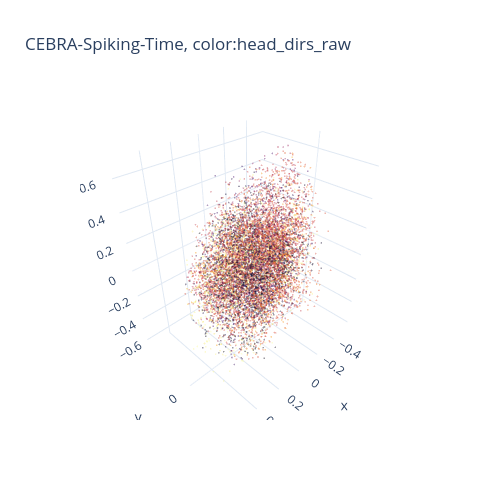

This figure's notebook cell:
### Code cell
fig = cebra.integrations.plotly.plot_embedding_interactive(SP_time_embedding, embedding_labels=bin_head_dir, title = "CEBRA-Spiking-Time, color:head_dirs_raw", cmap = "inferno")
fig.show()

### Figure 1 — Plotly figure (JSON) as saved in the notebook; plotly's stock layout.template omitted (floating-point values rounded to 4 significant figures; data arrays with more than 128 entries replaced by an {"elided": "..."} marker saying what was removed)
{"data": [{"marker": {"color": {"elided": "10235 float values"}, "colorscale": [[0, "rgb(0, 0, 3)"], [0.1, "rgb(22, 11, 57)"], [0.2, "rgb(65, 9, 103)"], [0.3, "rgb(106, 23, 110)"], [0.4, "rgb(147, 37, 103)"], [0.5, "rgb(187, 55, 84)"], [0.6, "rgb(220, 80, 57)"], [0.7, "rgb(243, 119, 25)"], [0.8, "rgb(251, 164, 10)"], [0.9, "rgb(245, 215, 69)"], [1, "rgb(252, 254, 164)"]], "opacity": 0.4, "size": 1}, "mode": "markers", "name": "[-2.41354314 -2.41354314 -2.41354314 ...  0.70720838  0.74543675\n  0.58786131]", "type": "scatter3d", "x": {"elided": "10235 float values"}, "y": {"elided": "10235 float values"}, "z": {"elided": "10235 float values"}}], "layout": {"height": 500, "showlegend": false, "title": {"text": "CEBRA-Spiking-Time, color:head_dirs_raw"}, "width": 500}}
